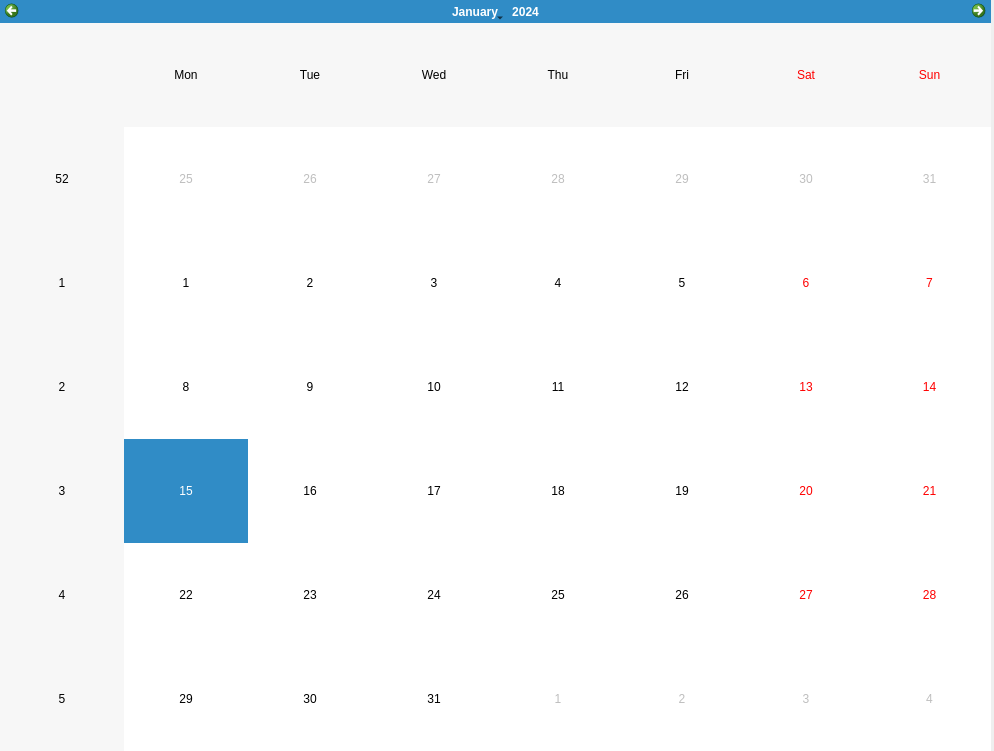
<?xml version="1.0" encoding="UTF-8"?>
<ui version="4.0">
 <class>Dialog</class>
 <widget class="QDialog" name="Dialog">
  <property name="geometry">
   <rect>
    <x>0</x>
    <y>0</y>
    <width>994</width>
    <height>751</height>
   </rect>
  </property>
  <property name="windowTitle">
   <string>Dialog</string>
  </property>
  <widget class="QCalendarWidget" name="calendarWidget">
   <property name="geometry">
    <rect>
     <x>0</x>
     <y>0</y>
     <width>991</width>
     <height>751</height>
    </rect>
   </property>
  </widget>
  <widget class="QWidget" name="gridLayoutWidget">
   <property name="geometry">
    <rect>
     <x>120</x>
     <y>130</y>
     <width>871</width>
     <height>621</height>
    </rect>
   </property>
   <layout class="QGridLayout" name="gridLayout">
    <item row="0" column="3">
     <widget class="QLabel" name="label_4">
      <property name="text">
       <string/>
      </property>
     </widget>
    </item>
    <item row="1" column="4">
     <widget class="QLabel" name="label_12">
      <property name="text">
       <string/>
      </property>
     </widget>
    </item>
    <item row="4" column="4">
     <widget class="QLabel" name="label_33">
      <property name="text">
       <string/>
      </property>
     </widget>
    </item>
    <item row="2" column="0">
     <widget class="QLabel" name="label_15">
      <property name="text">
       <string/>
      </property>
     </widget>
    </item>
    <item row="3" column="0">
     <widget class="QLabel" name="label_22">
      <property name="text">
       <string/>
      </property>
     </widget>
    </item>
    <item row="1" column="1">
     <widget class="QLabel" name="label_9">
      <property name="text">
       <string/>
      </property>
     </widget>
    </item>
    <item row="1" column="6">
     <widget class="QLabel" name="label_14">
      <property name="text">
       <string/>
      </property>
     </widget>
    </item>
    <item row="4" column="1">
     <widget class="QLabel" name="label_30">
      <property name="text">
       <string/>
      </property>
     </widget>
    </item>
    <item row="3" column="5">
     <widget class="QLabel" name="label_27">
      <property name="text">
       <string/>
      </property>
     </widget>
    </item>
    <item row="3" column="4">
     <widget class="QLabel" name="label_26">
      <property name="text">
       <string/>
      </property>
     </widget>
    </item>
    <item row="2" column="6">
     <widget class="QLabel" name="label_21">
      <property name="text">
       <string/>
      </property>
     </widget>
    </item>
    <item row="1" column="3">
     <widget class="QLabel" name="label_11">
      <property name="text">
       <string/>
      </property>
     </widget>
    </item>
    <item row="2" column="4">
     <widget class="QLabel" name="label_19">
      <property name="text">
       <string/>
      </property>
     </widget>
    </item>
    <item row="0" column="4">
     <widget class="QLabel" name="label_5">
      <property name="text">
       <string/>
      </property>
     </widget>
    </item>
    <item row="0" column="5">
     <widget class="QLabel" name="label_6">
      <property name="text">
       <string/>
      </property>
     </widget>
    </item>
    <item row="4" column="2">
     <widget class="QLabel" name="label_31">
      <property name="text">
       <string/>
      </property>
     </widget>
    </item>
    <item row="4" column="5">
     <widget class="QLabel" name="label_34">
      <property name="text">
       <string/>
      </property>
     </widget>
    </item>
    <item row="2" column="3">
     <widget class="QLabel" name="label_18">
      <property name="text">
       <string/>
      </property>
     </widget>
    </item>
    <item row="1" column="0">
     <widget class="QLabel" name="label_8">
      <property name="text">
       <string/>
      </property>
     </widget>
    </item>
    <item row="0" column="6">
     <widget class="QLabel" name="label_7">
      <property name="text">
       <string/>
      </property>
     </widget>
    </item>
    <item row="0" column="1">
     <widget class="QLabel" name="label_2">
      <property name="text">
       <string/>
      </property>
     </widget>
    </item>
    <item row="0" column="2">
     <widget class="QLabel" name="label_3">
      <property name="text">
       <string/>
      </property>
     </widget>
    </item>
    <item row="2" column="2">
     <widget class="QLabel" name="label_17">
      <property name="text">
       <string/>
      </property>
     </widget>
    </item>
    <item row="3" column="1">
     <widget class="QLabel" name="label_23">
      <property name="text">
       <string/>
      </property>
     </widget>
    </item>
    <item row="0" column="0">
     <widget class="QLabel" name="label">
      <property name="text">
       <string/>
      </property>
     </widget>
    </item>
    <item row="1" column="2">
     <widget class="QLabel" name="label_10">
      <property name="text">
       <string/>
      </property>
     </widget>
    </item>
    <item row="2" column="5">
     <widget class="QLabel" name="label_20">
      <property name="text">
       <string/>
      </property>
     </widget>
    </item>
    <item row="3" column="6">
     <widget class="QLabel" name="label_28">
      <property name="text">
       <string/>
      </property>
     </widget>
    </item>
    <item row="4" column="0">
     <widget class="QLabel" name="label_29">
      <property name="text">
       <string/>
      </property>
     </widget>
    </item>
    <item row="4" column="3">
     <widget class="QLabel" name="label_32">
      <property name="text">
       <string/>
      </property>
     </widget>
    </item>
    <item row="3" column="3">
     <widget class="QLabel" name="label_25">
      <property name="text">
       <string/>
      </property>
     </widget>
    </item>
    <item row="1" column="5">
     <widget class="QLabel" name="label_13">
      <property name="text">
       <string/>
      </property>
     </widget>
    </item>
    <item row="3" column="2">
     <widget class="QLabel" name="label_24">
      <property name="text">
       <string/>
      </property>
     </widget>
    </item>
    <item row="2" column="1">
     <widget class="QLabel" name="label_16">
      <property name="text">
       <string/>
      </property>
     </widget>
    </item>
    <item row="4" column="6">
     <widget class="QLabel" name="label_35">
      <property name="text">
       <string/>
      </property>
     </widget>
    </item>
    <item row="5" column="0">
     <widget class="QLabel" name="label_36">
      <property name="text">
       <string/>
      </property>
     </widget>
    </item>
    <item row="5" column="1">
     <widget class="QLabel" name="label_37">
      <property name="text">
       <string/>
      </property>
     </widget>
    </item>
    <item row="5" column="2">
     <widget class="QLabel" name="label_38">
      <property name="text">
       <string/>
      </property>
     </widget>
    </item>
    <item row="5" column="3">
     <widget class="QLabel" name="label_39">
      <property name="text">
       <string/>
      </property>
     </widget>
    </item>
    <item row="5" column="5">
     <widget class="QLabel" name="label_41">
      <property name="text">
       <string/>
      </property>
     </widget>
    </item>
    <item row="5" column="6">
     <widget class="QLabel" name="label_42">
      <property name="text">
       <string/>
      </property>
     </widget>
    </item>
    <item row="5" column="4">
     <widget class="QLabel" name="label_40">
      <property name="text">
       <string/>
      </property>
     </widget>
    </item>
   </layout>
  </widget>
 </widget>
 <resources/>
 <connections/>
</ui>
